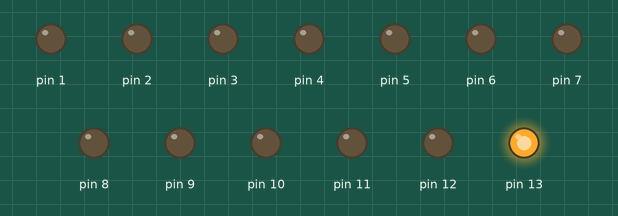
This sketch was run on a simulated Arduino Uno, built with avr-gcc and run on an emulated ATmega328P. Parts: output pins drawn as LEDs (lit = HIGH).

Above: at 0.05 s.
At 0.95 s:
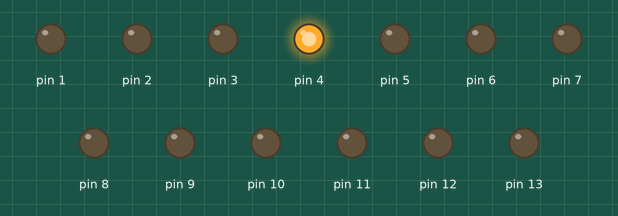
At 1.95 s:
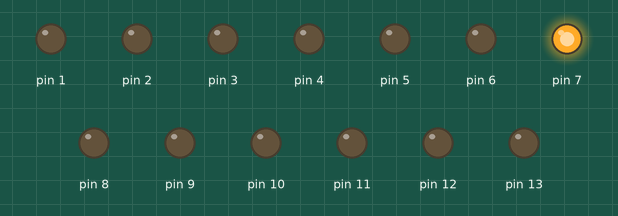
At 2.95 s:
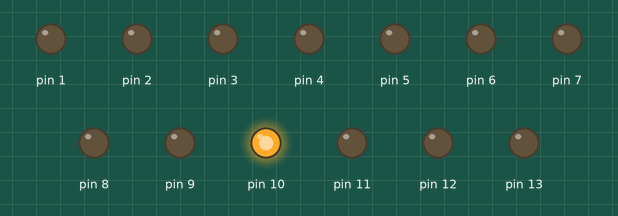
At 3.9 s:
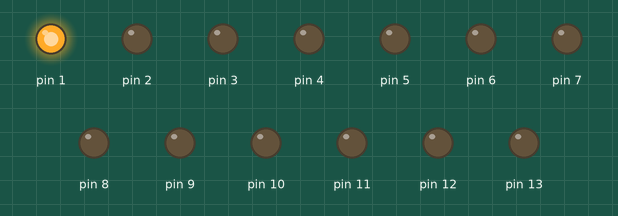
At 5.75 s:
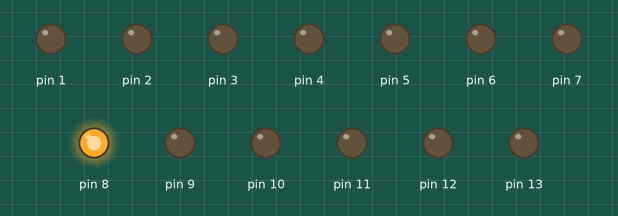
Timing chart, 0 to 6.0 s (numbered marks = the images above):
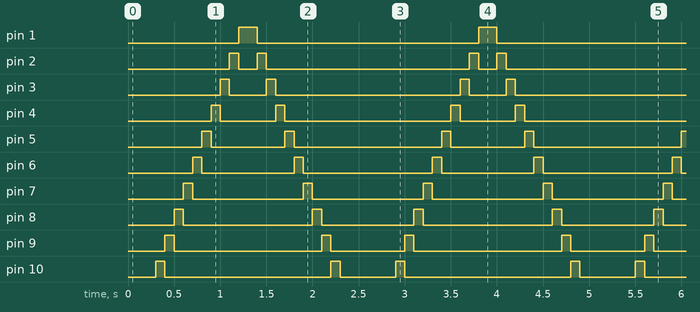

The sketch:

ledv.ino
```cpp
int a=100;
void setup()
{
  pinMode(13, OUTPUT);
  pinMode(12, OUTPUT);
  pinMode(11, OUTPUT);
  pinMode(10, OUTPUT);
  pinMode(9, OUTPUT);
  pinMode(8, OUTPUT);
  pinMode(7, OUTPUT);
  pinMode(6, OUTPUT);
  pinMode(5, OUTPUT);
  pinMode(4, OUTPUT);
  pinMode(3, OUTPUT);
  pinMode(2, OUTPUT);
  pinMode(1, OUTPUT);
}

void loop()
{
  digitalWrite(13, HIGH);
  delay(a);
  digitalWrite(13, LOW);

  digitalWrite(12, HIGH);
  delay(a);
  digitalWrite(12, LOW);

  digitalWrite(11, HIGH);
  delay(a);
  digitalWrite(11, LOW);

  digitalWrite(10, HIGH);
  delay(a);
  digitalWrite(10, LOW);

  digitalWrite(9, HIGH);
  delay(a);
  digitalWrite(9, LOW);

  digitalWrite(8, HIGH);
  delay(a);
  digitalWrite(8, LOW);

  digitalWrite(7, HIGH);
  delay(a);
  digitalWrite(7, LOW);

  digitalWrite(6, HIGH);
  delay(a);
  digitalWrite(6, LOW);

  digitalWrite(5, HIGH);
  delay(a);
  digitalWrite(5, LOW);

  digitalWrite(4, HIGH);
  delay(a);
  digitalWrite(4, LOW);

  digitalWrite(3, HIGH);
  delay(a);
  digitalWrite(3, LOW);

  digitalWrite(2, HIGH);
  delay(a);
  digitalWrite(2, LOW);

  digitalWrite(1, HIGH);
  delay(a);
  digitalWrite(1, LOW);

  digitalWrite(1, HIGH);
  delay(a);
  digitalWrite(1, LOW);


  digitalWrite(2, HIGH);
  delay(a);
  digitalWrite(2, LOW);

  digitalWrite(3, HIGH);
  delay(a);
  digitalWrite(3, LOW);

  digitalWrite(4, HIGH);
  delay(a);
  digitalWrite(4, LOW);

  digitalWrite(5, HIGH);
  delay(a);
  digitalWrite(5, LOW);

  digitalWrite(6, HIGH);
  delay(a);
  digitalWrite(6, LOW);

  digitalWrite(7, HIGH);
  delay(a);
  digitalWrite(7, LOW);

  digitalWrite(8, HIGH);
  delay(a);
  digitalWrite(8, LOW);

  digitalWrite(9, HIGH);
  delay(a);
  digitalWrite(9, LOW);

  digitalWrite(10, HIGH);
  delay(a);
  digitalWrite(10, LOW);

  digitalWrite(11, HIGH);
  delay(a);
  digitalWrite(11, LOW);

  digitalWrite(12, HIGH);
  delay(a);
  digitalWrite(12, LOW);


  digitalWrite(13, HIGH);
  delay(a);
  digitalWrite(13, LOW);


}
```

Measured:
- by itself, pin 1: alternates HIGH for 0.20 s and LOW for 2.4 s
- by itself, pin 2: repeats every 2.6 s: LOW 0.20 s, HIGH 0.10 s, LOW 2.2 s, HIGH 0.10 s
- by itself, pin 3: repeats every 2.6 s: LOW 0.40 s, HIGH 0.10 s, LOW 2.0 s, HIGH 0.10 s
- by itself, pin 4: repeats every 2.6 s: LOW 0.60 s, HIGH 0.10 s, LOW 1.8 s, HIGH 0.10 s
- by itself, pin 5: repeats every 2.6 s: LOW 0.80 s, HIGH 0.10 s, LOW 1.6 s, HIGH 0.10 s
- by itself, pin 6: repeats every 2.6 s: LOW 1.0 s, HIGH 0.10 s, LOW 1.4 s, HIGH 0.10 s
- by itself, pin 7: alternates HIGH for 0.10 s and LOW for 1.2 s
- by itself, pin 8: repeats every 2.6 s: LOW 1.4 s, HIGH 0.10 s, LOW 1.0 s, HIGH 0.10 s
